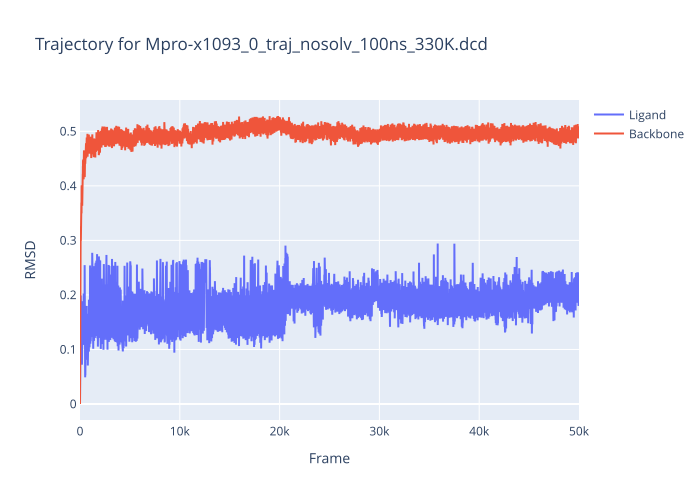

Write the Python code that produced this figure.
import sys, argparse
import mdtraj as md
import plotly.graph_objects as go


# Typical usage:
# python analyse.py -p output_minimised.pdb -t output_traj.dcd -o output_reimaged -r

parser = argparse.ArgumentParser(description="analyse")

parser.add_argument("-p", "--protein", required=True, help="Protein PDB file")
parser.add_argument("-t", "--trajectory", required=True, help="Trajectory DCD file")
parser.add_argument("-o", "--output", required=True, help="Output base name")
parser.add_argument("-r", "--remove-waters", action='store_true', help="Remove waters, salts etc.")

args = parser.parse_args()
print("analyse: ", args)

traj_in = args.trajectory
topol_in = args.protein
out_base = args.output

print('Reading trajectory', traj_in)
t = md.load(traj_in, top=topol_in)
t.image_molecules(inplace=True)

if args.remove_waters:
    print('Removing waters')
    t = t.atom_slice(t.top.select('not resname HOH POPC CL NA'))

print('Realigning')
prot = t.top.select('protein')
t.superpose(t[0], atom_indices=prot)

print('Writing re-imaged PDB', out_base + '.pdb')
t[0].save(out_base + '.pdb')

print('Writing re-imaged trajectory', out_base + '.dcd')
t.save(out_base + '.dcd')

topology = t.topology
# print(topology)
print('Number of frames:', t.n_frames)

# print('All residues: %s' % [residue for residue in t.topology.residues])

atoms = t.topology.select("chainid 1")
print(len(atoms), 'ligand atoms')
rmsds_lig = md.rmsd(t, t, frame=0, atom_indices=atoms, parallel=True, precentered=False)
# print(rmsds_lig)

atoms = t.topology.select("chainid 0 and backbone")
print(len(atoms), 'backbone atoms')
rmsds_bck = md.rmsd(t, t, frame=0, atom_indices=atoms, parallel=True, precentered=False)

fig = go.Figure()
fig.add_trace(go.Scatter(x=t.time, y=rmsds_lig, mode='lines', name='Ligand'))
fig.add_trace(go.Scatter(x=t.time, y=rmsds_bck, mode='lines', name='Backbone'))

fig.update_layout(title='Trajectory for ' + traj_in, xaxis_title='Frame', yaxis_title='RMSD')

file = out_base + '.svg'
print('Writing RMSD output to', file)
fig.write_image(file)